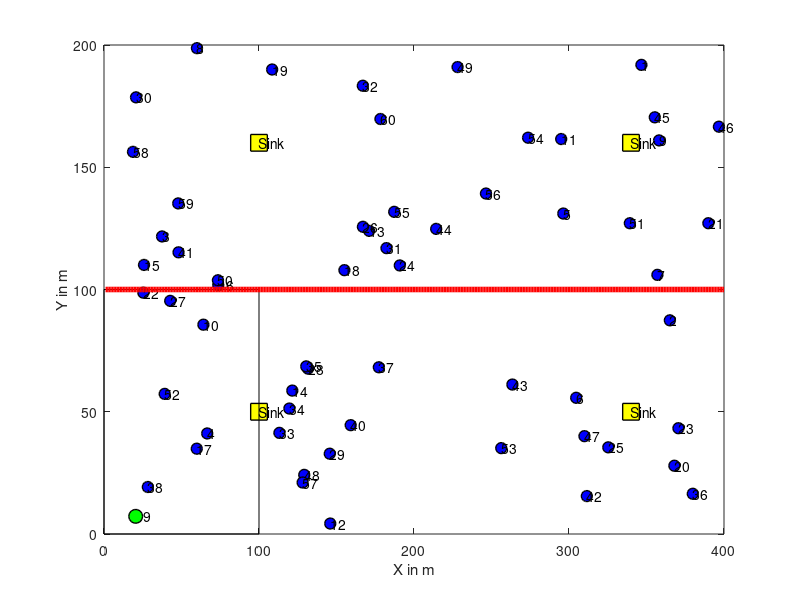

MATLAB code for this plot: (Note: this script raises an error after producing the figure.)
clc;
clear all;
close all;
warning off all;

restoredefaultpath;
addpath(genpath(pwd));
global N X Y Xb Yb E zX zY max1


rand('seed',1)
N=60;% Total No. of Nodes
RSU=[];%[250];
min1=0;
max11=400;
max1=200;

X = min1+(max11-min1)*rand(1,N);
Y = min1+(max1-min1)*rand(1,N);
R=100; %sensor field Radius
%co-ordinates of base station

%% Normalized vehicle velocity 
maxv=50;
minv=10;
vel=rand(1,N);

%% Node Buffersize
E=rand(1,N);%1.*ones(1,N); % intialize node Buffersize
minTh=E/2;     %% minTh for buffer
%%
figure,
for i2 = 1:N 
          plot(X(i2),Y(i2),'o','LineWidth',1,...
                    'MarkerEdgeColor','k',...
                    'MarkerFaceColor','b',...
                    'MarkerSize',8'); 
          xlabel('X in m')
          ylabel('Y in m')
          text(X(i2), Y(i2), num2str(i2),'FontSize',10); 
          hold on;
end
hold on

        Xb = [100,340,100,340];
        Yb = [160,160,50,50];
for j = 1:4
         plot(Xb(j),Yb(j),'s','LineWidth',1,...
                    'MarkerEdgeColor','k',...
                    'MarkerFaceColor','y',...
                    'MarkerSize',12'); 
          xlabel('X in m')
          ylabel('Y in m')
          text(Xb(j), Yb(j), 'Sink','FontSize',10); 
          hold on;
end
hold on
%% Equal-zone division
zX=0:100:max11;
zY=0:100:max1;
id=zeros(1,N);
%ipd=1;
ik1=1;
for ik=1:numel(zX)-1
    for ij=1:numel(zY)-1
    rectangle('Position',[zX(ik) zY(ij) 100 100])
    points =[zX(ik) zY(ij); zX(ik)+100 zY(ij);  zX(ik)+100 zY(ij)+100 ;zX(ik) zY(ij)+100 ;zX(ik) zY(ij)]
    
    line(1:400,100.*ones(1,400),'Color','r','LineWidth',4)
    
    if(~isempty(RSU))
        
        plot(RSU(1),100,'^','LineWidth',1,...
                    'MarkerEdgeColor','k',...
                    'MarkerFaceColor','g',...
                    'MarkerSize',11'); 
          xlabel('X in m')
          ylabel('Y in m')
          %text(Xb, Yb, 'Base','FontSize',10); 
          hold on;
    end
    
    %figure(2)
    %plot(points(:,1),points(:,2),'-*r')
    [in,on]=inpolygon(X,Y,points(:,1),points(:,2))
    
    ind=find(in==1);
     
     if(~isempty(RSU))
         if(RSU(1)>zX(ik) && RSU(1)<zX(ik+1))
         ind=[];
         end
     else
         
    
     %% Max Buffersize CHM
    Ec=E(ind);      
    SN1=ind;
    SN(ik1).id=ind;
    L=0.*ind;%label
        
    [val1,ind2]=sort(Ec,'descend');
    MonitorID(ik1)=ind(ind2(1));
       
    ipd0=find(ind==ind(ind2(1)));
    L(ipd0)=1; %CHM
    plot(X(MonitorID(ik1)),Y(MonitorID(ik1)),'o','LineWidth',1,...
                    'MarkerEdgeColor','k',...
                    'MarkerFaceColor','g',...
                    'MarkerSize',10'); 
          xlabel('X in m')
          ylabel('Y in m')
          %text(Xb, Yb, 'Base','FontSize',10); 
          hold on;
          
    %% Pch%
 
    chmtosinkdist=abs(X(MonitorID(ik1))-Xb); 
 for o = 1:4
    pc=distpch(chmtosinkdist(o));
 end
    s1=ceil((pc/100)*numel(ind))
    SN(ik1).s1=s1;   
  %% Adaptive Clustering
    pos1=[X(ind) Y(ind)];
    vel1=vel(ind);
    Bs=E(ind);
    posd=pdist2([X(ind); Y(ind)]',[zX(ik)+50 zY(ij)+50]);
   
    w1=0.6;
    w2=0.2;
    w3=0.2;
    W=w1.*posd+w2.*vel1'+w3.*Bs';
    
    
    rng('default')  % For reproducibility
    [idx3,C,sumdist3] = kmeans([X(ind)+W'; Y(ind)+W']',s1,'Distance','cityblock','Display','final');
    
    idx=unique(idx3);
    
    for ip=1:numel(idx)
       ind3= find(idx3==idx(ip));
       % select CH
       [val,ind2]= min(abs(W(ind3)-C(ip)))
       
       L((ind3(ind2(1))))=ip+1;
       
       % assign cluster member       
       ind3(ind2(1))=[];
       L((ind3))=ip+1+0.1;      
        
    end
    %L(ipd0)=1; %CHM
    %plot
    
    
    

   

    L
    disp('hello');
    
%     if(numel(ind)~= numel(L))
%        pause,
%        break;
%     end
    SN(ik1).L=L;
    SN(ik1).Z=(ik1).*ones(1,numel(L));
    
     end
    
    L=[];
    
    
    
    ik1=ik1+1;
    %id(ind)=ipd;
    hold on
    end
    
    %ipd=ipd+1;0
end




L1=[SN.L];
id1=[SN.id];
ind4=find(L1==1)% High Buffersize node

hold on
plot(X(id1(ind4)),Y(id1(ind4)),'o','LineWidth',1,...
                      'MarkerEdgeColor','k',...
                      'MarkerFaceColor','g',...
                      'MarkerSize',8'); 
            xlabel('X in m')
            ylabel('Y in m')
            %text(Xb, Yb, 'Base','FontSize',10); 

code=['r' 'm' 'y' 'k' 'c' 'w'];
for iv=2: max([SN.s1])
    
 ind5=find(round(L1)==iv)   
 ind6=find(L1==iv)   
hold on
plot(X(id1(ind5)),Y(id1(ind5)),'o','LineWidth',1,...
                      'MarkerEdgeColor','k',...
                      'MarkerFaceColor',code(iv-1),...
                      'MarkerSize',8'); 
            xlabel('X in m')
            ylabel('Y in m')
  
            
hold on
plot(X(id1(ind6)),Y(id1(ind6)),'s','LineWidth',1,...
                      'MarkerEdgeColor','k',...
                      'MarkerFaceColor',code(iv-1),...
                      'MarkerSize',11'); 
            xlabel('X in m')
            ylabel('Y in m')            
            
            

end
axis([0 max11+5 -50 max1+50])
           
%% Neurofuzzy
outFIS=readfis('DataAnfis.fis');


%% Simulation Starts
round=200;
delv=[5 10 30 50];
R=[80 100 130 160];
Az=1;

for iu=1:4
ik=1;
while(ik<=70)
%     openfig('file.fig','new','visible')  
for ik1=1:numel(zX)-1
  for ij=1:numel(zY)-1
     rectangle('Position',[zX(ik1) zY(ij) 100 100])
     points =[zX(ik1) zY(ij); zX(ik1)+100 zY(ij);  zX(ik1)+100 zY(ij)+100 ;zX(ik1) zY(ij)+100 ;zX(ik1) zY(ij)]
     line(1:400,100.*ones(1,400),'Color','r','LineWidth',4)
  end
end


    z1=[SN.Z];
    L1=[SN.L];
    id1=[SN.id];
    
    indw=find(mod(z1,2)==0)
    vel1=vel;
    vel1(id1(indw))=-vel(id1(indw));
    if(Az==1)
     X=X+delv(iu).*vel1   
    else
     X=X+delv(2).*vel1   
    end
    
    X(X<-20)=400;
    X(X>420)=0;
    
        
    code=['r' 'm' 'y' 'k' 'c' 'w'];
    for iv=2: max([SN.s1])
    
    ind5=find(floor(L1)==iv)   
    ind6=find(L1==iv)   
    hold on
    plot(X(id1(ind5)),Y(id1(ind5)),'o','LineWidth',1,...
                      'MarkerEdgeColor','k',...
                      'MarkerFaceColor',code(iv-1),...
                      'MarkerSize',8'); 
            xlabel('X in m')
            ylabel('Y in m')
  
            
    hold on
    plot(X(id1(ind6)),Y(id1(ind6)),'s','LineWidth',1,...
                      'MarkerEdgeColor','k',...
                      'MarkerFaceColor',code(iv-1),...
                      'MarkerSize',11'); 
            xlabel('X in m')
            ylabel('Y in m')            
            
            

    end



    
    
    A=randperm(N);
    path=[];
   
    L1=[SN.L];
    id1=[SN.id];
    z1=[SN.Z];
    
    A(1)
    indw=find(id1==A(1))
    %find(L1(indw)==round(L1(indw))
    Zo=z1(indw)
    Lz=SN(Zo).L;
    indb=find(Lz==floor(L1(indw)))
    path1=SN(Zo).L(indb)
    
    
    %% new
    if(ik>20)
    x=[X' Y' vel' E'];
    tic
    y=evalfis(x,outFIS);
    tp1=toc
    ind2w=find(uint8(y)==1);
    indCH1=[ind2w' N+1];
    
    else
    tp1=1;
    indCH=(find(L1==1 | L1==2 |  L1==3 | L1 ==4 | L1==5 | L1==6 | L1==7));
    indCH=id1(indCH);
    
    indCH1=[indCH N+1]
    end
    
    
    
    X1=[X Xb];
    Y1=[Y Yb];
    hold on
    plot(X1(indCH1),Y1(indCH1),'s','LineWidth',1,...
                      'MarkerEdgeColor','k',...
                      'MarkerFaceColor','w',...
                      'MarkerSize',11'); 
            xlabel('X in m')
            ylabel('Y in m')  
            hold on
            for icc=1:numel(indCH1)
            text(X1(indCH1(icc)),Y1(indCH1(icc)),num2str(indCH1(icc)),'FontSize',10); 
            end
            
            
            hold on
           plot(X1(end),Y1(end),'s','LineWidth',1,...
                      'MarkerEdgeColor','k',...
                      'MarkerFaceColor','y',...
                      'MarkerSize',11'); 
            xlabel('X in m')
            ylabel('Y in m')  
            
            
            
            
            
   distCHtoCH=pdist2([X1(indCH1);Y1(indCH1)]',[X1(indCH1);Y1(indCH1)]') % CH to CH distance
   trust=distCHtoCH;
%    trust(distCHtoCH>(R+200))=inf;
   if(Az==2)
   trust(distCHtoCH>(R(iu)))=inf;
   else
   trust(distCHtoCH>(R(3)))=inf;    
   end
   w1=trust;% Closing Time and Traffic

   [r_path, r_cost] = Predictive(path1,size(trust,1), w1)
   [r_pathE, r_costE] = hopbyhop(path1,size(trust,1), w1)
   indCH1(r_path)
   
   t_cost(ik)=r_cost;
   t_path{ik}=r_path;
   path=indCH1(r_path);
   for p =1:(length(path)-1) 
   line([X1(path(p)) X1(path(p+1))], [Y1(path(p)) Y1(path(p+1))], 'Color','m','LineWidth',2.5, 'LineStyle','-') 
   arrow([X1(path(p)) Y1(path(p)) ], [X1(path(p+1)) Y1(path(p+1)) ])
   end 
   axis([0 max11+5 -50 max1+50])
    
   % PDR EStimate
      PDR(ik)= 0;
   if(~isempty(path))
        if(path(end)==61)
           PDR(ik)= 1;
        end
        
       
   end
   
   % Avg end to end delay
   
       E2E(ik)=numel(r_path);%r_cost;
       E2Ex(ik)=numel(r_pathE);%r_costE;
   % CH formation Delay
       CHF(ik)=tp1;
       CHFe(ik)=(2).*tp1;
       
    ik=ik+1; 
    pause(0.02);
    clf;
end


AvgPDR(iu)=sum(PDR)/ik;
E2E(isinf(E2E))=0;
E2Ex(isinf(E2Ex))=0;
E2Edelay(iu)=mean(E2E)
E2Edelaye(iu)=mean(E2Ex)
CHdelay(iu)=mean(CHF);
CHdelaye(iu)=mean(CHFe);


end
if(Az==1)
%% Performance Analysis
% Velcoicty Vs PDR
AvgPDRE=AvgPDR./(1+rand(1));
figure,
plot(delv,AvgPDR,'*-r')
hold on
plot(delv,AvgPDRE,'*-b')
legend('Proposed','Adaptive Disjoint Path vector greedy routing')
title('Packet Delivery Ratio')
xlabel('Velocity')
ylabel('Packet Delivery Ratio in(%)')

% Velocity Vs Average End to End Delay
figure,
plot(delv,E2Edelay,'*-r',delv,E2Edelaye,'-*b')
title('End to End Delay')
legend('Proposed','Adaptive Disjoint Path vector greedy routing')
xlabel('Velocity')
ylabel('Delay(ms)')

% Velocity Vs CH FormationDelay
figure,
plot(delv,CHdelay,'*-r',delv,CHdelaye,'*-b')
title('CHformation Delay')
legend('Proposed','Adaptive Disjoint Path vector greedy routing')
xlabel('Velocity')
ylabel('Delay(ms)')


else

AvgPDRE=AvgPDR./(1+rand(1));
figure,
plot(R,AvgPDR,'*-r')
hold on
plot(R,AvgPDRE,'*-b')
legend('Proposed','Adaptive Disjoint Path vector greedy routing')
title('Packet Delivery Ratio')
ylabel('Packet Delivery Ratio in(%)')
xlabel('Sensor Radius')

% Velocity Vs Average End to End Delay
figure,
plot(R,E2Edelay,'*-r',R,E2Edelaye,'-*b')
title('End to End Delay')
legend('Proposed','Adaptive Disjoint Path vector greedy routing')
xlabel('Sensor Radius')
ylabel('Delay(ms)')
% Velocity Vs CH FormationDelay
figure,
plot(R,CHdelay,'*-r',R,CHdelaye,'*-b')
title('CHformation Delay')
legend('Proposed','Adaptive Disjoint Path vector greedy routing')    
xlabel('Sensor Radius')
ylabel('Delay(ms)')
% R Vs PDR

% R Vs Average End to End Delay

% R Vs CH FormationDelay    
    
    
    
end

    
